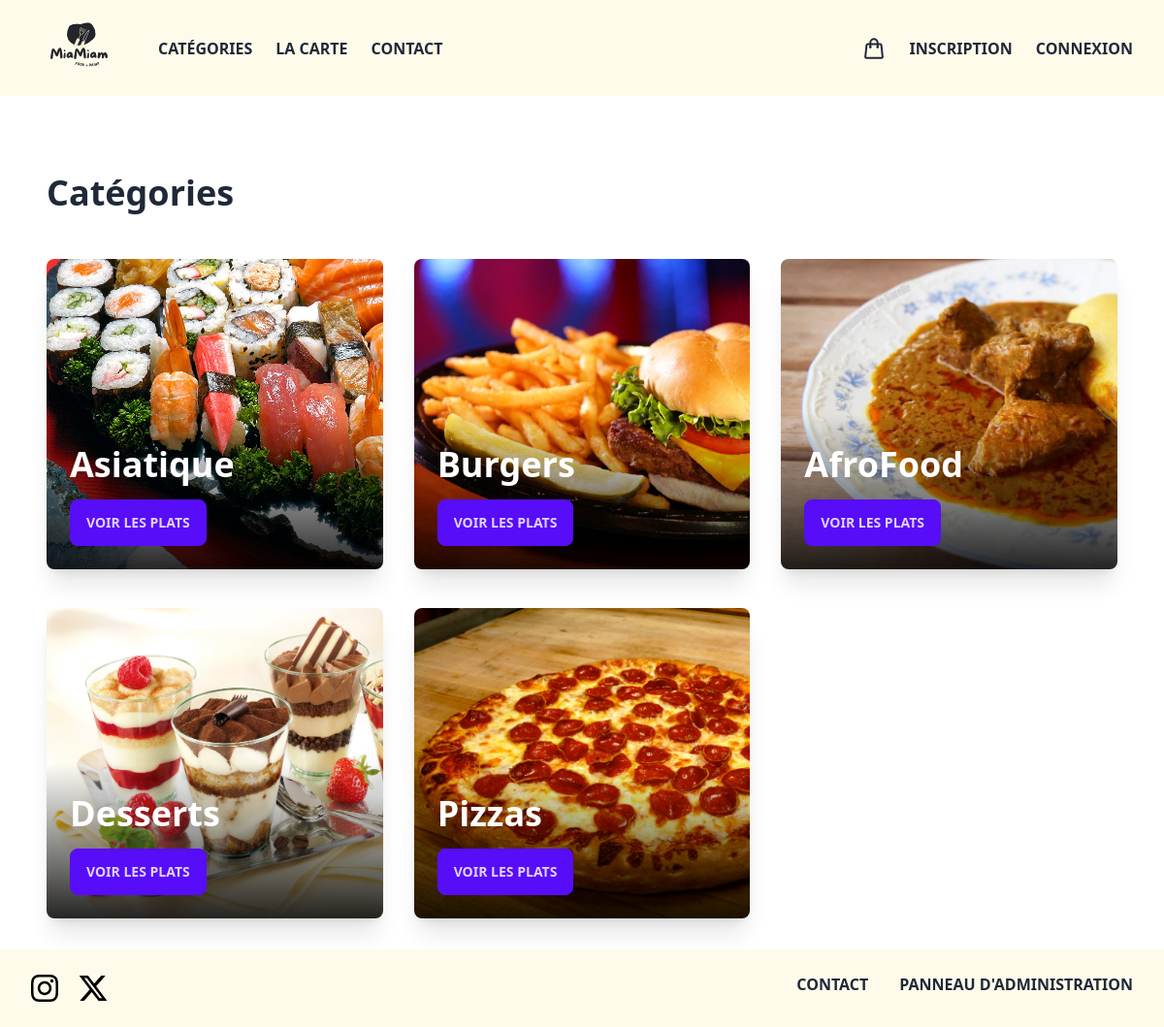
/categories.php, run on the app's committed database.
### tables this page shows
CREATE TABLE IF NOT EXISTS `category` (
  `id` int UNSIGNED NOT NULL AUTO_INCREMENT,
  `title` varchar(100) NOT NULL,
  `image_name` varchar(250) NOT NULL,
  `featured` varchar(10) NOT NULL,
  `active` varchar(10) NOT NULL,
  PRIMARY KEY (`id`)
);

### categories.php (the view, shortened to what this page needs)
<?php
require("connection.php");
try {
    $sql = "SELECT * FROM category WHERE active = 'True'";
    $results = $conn->query($sql)->fetchAll();
} catch (PDOException $e) {
    echo $e->getMessage();
}
?>
<!DOCTYPE html>
<html lang="en">
<head>
    <link rel="stylesheet" href="css/output.css" />
</head>
<body>
    <?php require("components/header.php"); ?>
    <main class="mx-auto min-h-screen max-w-screen-xl px-12 py-8">
        <div class="mb-12">
            <h2 class="mt-12 text-4xl font-bold">Catégories</h2>
        </div>
        <div class="grid grid-cols-3 gap-x-8 gap-y-10 items-center mt-12">
            <?php foreach ($results as $result) { ?>
                <div class="h-[20rem] rounded-lg bg-no-repeat bg-cover relative shadow-xl" style="background: linear-gradient(to bottom, rgba(0, 0, 0, 0) 0%, rgba(0, 0, 0, 0) 50%, rgba(0, 0, 0, 0.85) 100%), url('assets/category/<?php echo $result["image_name"]; ?>') no-repeat; background-size: cover;">
                    <div class="absolute p-6 bottom-0">
                        <h2 class="text-4xl text-white font-semibold mb-4"><?php echo $result["title"]; ?></h2>
                        <a href="foods?category=<?php echo $result["id"]; ?>" class="btn btn-primary">Voir les plats</a>
                    </div>
                </div>
            <?php } ?>
        </div>
    </main>
    <?php require("components/footer.php"); ?>
</body>
</html>

### data on the page
category: image_name (picture), title "Asiatique"
category: image_name (picture), title "Burgers"
category: image_name (picture), title "AfroFood"
category: image_name (picture), title "Desserts"
category: image_name (picture), title "Pizzas"
